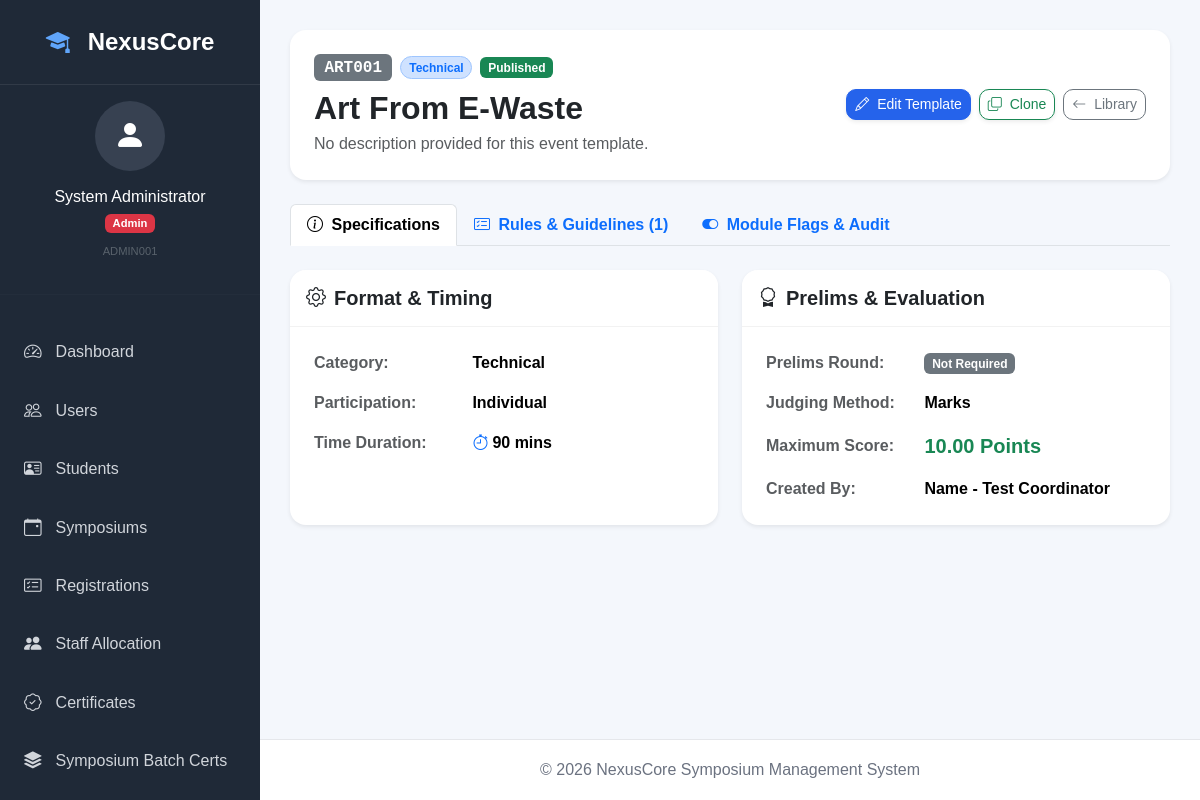
/admin/events/view?id=11 (signed in), run on the app's committed database.
### tables this page shows
CREATE TABLE `master_events` (
  `event_id` bigint(20) NOT NULL AUTO_INCREMENT,
  `parent_event_id` bigint(20) DEFAULT NULL,
  `event_code` varchar(20) NOT NULL,
  `event_name` varchar(150) NOT NULL,
  `category` enum('Technical','Non-Technical') NOT NULL DEFAULT 'Technical',
  `participation_type` enum('Individual','Team','Both') NOT NULL DEFAULT 'Individual',
  `min_team_size` tinyint(3) unsigned NOT NULL DEFAULT 1,
  `max_team_size` tinyint(3) unsigned NOT NULL DEFAULT 1,
  `duration_type` enum('minutes','time_slot') NOT NULL DEFAULT 'minutes',
  `duration_minutes` int(11) DEFAULT NULL,
  `start_time` time DEFAULT NULL,
  `end_time` time DEFAULT NULL,
  `duration_days` int(11) NOT NULL DEFAULT 1,
  `description` text DEFAULT NULL,
  `default_instructions` text DEFAULT NULL,
  `requires_prelims` tinyint(1) NOT NULL DEFAULT 0,
  `supports_registration` tinyint(1) NOT NULL DEFAULT 1,
  `supports_attendance` tinyint(1) NOT NULL DEFAULT 1,
  `supports_evaluation` tinyint(1) NOT NULL DEFAULT 1,
  `supports_certificates` tinyint(1) NOT NULL DEFAULT 1,
  `supports_tie_break` tinyint(1) NOT NULL DEFAULT 0,
  `judging_method` enum('Marks','Rubrics','Voting','Mixed') NOT NULL DEFAULT 'Marks',
  `maximum_score` decimal(5,2) NOT NULL DEFAULT 100.00,
  `status` enum('Draft','Published','Archived') NOT NULL DEFAULT 'Draft',
  `effective_from` date DEFAULT NULL,
  `is_deleted` tinyint(1) NOT NULL DEFAULT 0,
  `deleted_at` datetime DEFAULT NULL,
  `deleted_by` bigint(20) DEFAULT NULL,
  `created_by` bigint(20) NOT NULL,
  `created_at` timestamp NOT NULL DEFAULT current_timestamp(),
  `updated_at` timestamp NOT NULL DEFAULT current_timestamp() ON UPDATE current_timestamp(),
  PRIMARY KEY (`event_id`),
  UNIQUE KEY `uq_event_code` (`event_code`),
  KEY `idx_me_category` (`category`),
  KEY `idx_me_status` (`status`),
  KEY `idx_me_code` (`event_code`),
  KEY `fk_me_parent` (`parent_event_id`),
  KEY `fk_me_created_by` (`created_by`),
  KEY `fk_me_deleted_by` (`deleted_by`),
  CONSTRAINT `fk_me_created_by` FOREIGN KEY (`created_by`) REFERENCES `users` (`user_id`),
  CONSTRAINT `fk_me_deleted_by` FOREIGN KEY (`deleted_by`) REFERENCES `users` (`user_id`) ON DELETE SET NULL,
  CONSTRAINT `fk_me_parent` FOREIGN KEY (`parent_event_id`) REFERENCES `master_events` (`event_id`) ON DELETE SET NULL
);

CREATE TABLE `users` (
  `user_id` bigint(20) NOT NULL AUTO_INCREMENT,
  `employee_id` varchar(20) NOT NULL,
  `department_id` int(11) DEFAULT NULL,
  `full_name` varchar(120) NOT NULL,
  `email` varchar(120) NOT NULL,
  `phone` varchar(15) DEFAULT NULL,
  `password_hash` varchar(255) NOT NULL,
  `role` enum('Admin','Principal','HOD','Staff','Staff Coordinator','Student Coordinator') NOT NULL,
  `profile_photo` varchar(255) DEFAULT NULL,
  `signature_path` varchar(255) DEFAULT NULL,
  `account_status` enum('Active','Inactive','Blocked') NOT NULL DEFAULT 'Active',
  `last_login` datetime DEFAULT NULL,
  `created_at` timestamp NOT NULL DEFAULT current_timestamp(),
  `updated_at` timestamp NOT NULL DEFAULT current_timestamp() ON UPDATE current_timestamp(),
  PRIMARY KEY (`user_id`),
  UNIQUE KEY `uq_employee_id` (`employee_id`),
  UNIQUE KEY `uq_user_email` (`email`),
  UNIQUE KEY `uq_user_phone` (`phone`),
  KEY `idx_users_department` (`department_id`),
  KEY `idx_users_role` (`role`),
  CONSTRAINT `fk_users_department` FOREIGN KEY (`department_id`) REFERENCES `departments` (`department_id`) ON DELETE SET NULL ON UPDATE CASCADE
);

### templates/admin/events/view.php (the view, shortened to what the rows shown need)
<?php
$event     = $event ?? [];
$rules     = $rules ?? [];
?>
<div class="card border-0 shadow-sm mb-4">
    <div class="card-body p-4">
        <div class="d-flex flex-wrap justify-content-between align-items-center">
            <div>
                <div class="d-flex align-items-center gap-2 mb-2">
                    <span class="badge bg-secondary font-monospace fs-6"><?= htmlspecialchars($event['event_code']) ?></span>
                    <?php if ($event['category'] === 'Technical'): ?>
                        <span class="badge bg-primary-subtle text-primary border border-primary-subtle rounded-pill">Technical</span>
                    <?php else: ?>
                        <span class="badge bg-purple-subtle text-purple border border-purple-subtle rounded-pill" style="background-color: #f3e8ff; color: #7e22ce;">Non-Technical</span>
                    <?php endif; ?>
                    <?php
                        $statusBadge = match($event['status']) {
                            'Published' => 'bg-success',
                            'Draft'     => 'bg-warning text-dark',
                            'Archived'  => 'bg-secondary',
                            default     => 'bg-info',
                        };
                    ?>
                    <span class="badge <?= $statusBadge ?>"><?= htmlspecialchars($event['status']) ?></span>
                </div>
                <h2 class="fw-bold text-dark mb-1"><?= htmlspecialchars($event['event_name']) ?></h2>
                <p class="text-muted mb-0"><?= htmlspecialchars($event['description'] ?: 'No description provided for this event template.') ?></p>
            </div>
            <div class="mt-3 mt-md-0 d-flex gap-2">
                <a href="<?= base_url() ?>/admin/events/edit?id=<?= $event['event_id'] ?>" class="btn btn-primary btn-sm shadow-sm">
                    <i class="bi bi-pencil me-1"></i> Edit Template
                </a>
                <button type="button" class="btn btn-outline-success btn-sm shadow-sm"
                        onclick="openCloneModal(<?= $event['event_id'] ?>, '<?= htmlspecialchars(addslashes($event['event_name'])) ?>')">
                    <i class="bi bi-copy me-1"></i> Clone
                </button>
                <a href="<?= base_url() ?>/admin/events" class="btn btn-outline-secondary btn-sm">
                    <i class="bi bi-arrow-left me-1"></i> Library
                </a>
            </div>
        </div>
    </div>
</div>
<ul class="nav nav-tabs border-bottom mb-4" id="eventTabs" role="tablist">
    <li class="nav-item" role="presentation">
        <button class="nav-link active fw-bold" id="general-tab" data-bs-toggle="tab" data-bs-target="#general" type="button" role="tab">
            <i class="bi bi-info-circle me-1"></i> Specifications
        </button>
    </li>
    <li class="nav-item" role="presentation">
        <button class="nav-link fw-bold" id="rules-tab" data-bs-toggle="tab" data-bs-target="#rules" type="button" role="tab">
            <i class="bi bi-card-checklist me-1"></i> Rules & Guidelines (<?= count($rules) ?>)
        </button>
    </li>
    <li class="nav-item" role="presentation">
        <button class="nav-link fw-bold" id="flags-tab" data-bs-toggle="tab" data-bs-target="#flags" type="button" role="tab">
            <i class="bi bi-toggle-on me-1"></i> Module Flags & Audit
        </button>
    </li>
</ul>
<div class="tab-content" id="eventTabsContent">
    <div class="tab-pane fade show active" id="general" role="tabpanel">
        <div class="row g-4">
            <div class="col-md-6">
                <div class="card border-0 shadow-sm h-100">
                    <div class="card-header bg-white py-3">
                        <h5 class="fw-bold mb-0 text-dark"><i class="bi bi-gear me-2"></i>Format & Timing</h5>
                    </div>
                    <div class="card-body">
                        <table class="table table-borderless align-middle mb-0">
                            <tbody>
                                <tr>
                                    <td class="text-muted fw-semibold" style="width: 40%;">Category:</td>
                                    <td class="fw-bold"><?= htmlspecialchars($event['category']) ?></td>
                                </tr>
                                <tr>
                                    <td class="text-muted fw-semibold">Participation:</td>
                                    <td>
                                        <span class="fw-bold"><?= htmlspecialchars($event['participation_type']) ?></span>
                                    </td>
                                </tr>
                                <tr>
                                    <td class="text-muted fw-semibold">Time Duration:</td>
                                    <td class="fw-bold">
                                        <?php
                                            $durType = $event['duration_type'] ?? 'minutes';
                                            if ($durType === 'minutes') {
                                                $mins = (int)($event['duration_minutes'] ?? 0);
                                                echo '<i class="bi bi-stopwatch text-primary me-1"></i>';
                                                echo '<strong>' . $mins . ' mins</strong>';
                                            }
                                        ?>
                                    </td>
                                </tr>
                            </tbody>
                        </table>
                    </div>
                </div>
            </div>
            <div class="col-md-6">
                <div class="card border-0 shadow-sm h-100">
                    <div class="card-header bg-white py-3">
                        <h5 class="fw-bold mb-0 text-dark"><i class="bi bi-award me-2"></i>Prelims & Evaluation</h5>
                    </div>
                    <div class="card-body">
                        <table class="table table-borderless align-middle mb-0">
                            <tbody>
                                <tr>
                                    <td class="text-muted fw-semibold" style="width: 40%;">Prelims Round:</td>
                                    <td>
                                        <?php if (!empty($event['requires_prelims'])): ?>
                                            <span class="badge bg-warning text-dark"><i class="bi bi-check-circle me-1"></i>Required</span>
                                        <?php else: ?>
                                            <span class="badge bg-secondary">Not Required</span>
                                        <?php endif; ?>
                                    </td>
                                </tr>
                                <tr>
                                    <td class="text-muted fw-semibold">Judging Method:</td>
                                    <td class="fw-bold"><?= htmlspecialchars($event['judging_method']) ?></td>
                                </tr>
                                <tr>
                                    <td class="text-muted fw-semibold">Maximum Score:</td>
                                    <td class="fw-bold text-success fs-5"><?= number_format((float)$event['maximum_score'], 2) ?> Points</td>
                                </tr>
                                <tr>
                                    <td class="text-muted fw-semibold">Created By:</td>
                                    <td class="fw-bold"><?= htmlspecialchars($event['creator_name'] ?: 'System Admin') ?></td>
                                </tr>
                            </tbody>
                        </table>
                    </div>
                </div>
            </div>
        </div>
    </div>
</div>

### data on the page
master_events: event_code "ART001", status "Published", event_name "Art From E-Waste", description "No description provided for this event template.", category "Technical", participation_type "Individual", duration_minutes "90", judging_method "Marks", maximum_score "10.00", created_by.full_name "Name - Test Coordinator"

### other printed values
$loggedInUser['full_name'] "System Administrator"
$currentRole "Admin"
$loggedInUser['employee_id'] "ADMIN001"
$item['title'] "Dashboard"
$item['title'] "Users"
$item['title'] "Students"
$item['title'] "Symposiums"
$item['title'] "Registrations"
$item['title'] "Staff Allocation"
$item['title'] "Certificates"
$item['title'] "Symposium Batch Certs"
count($rules) "1"
